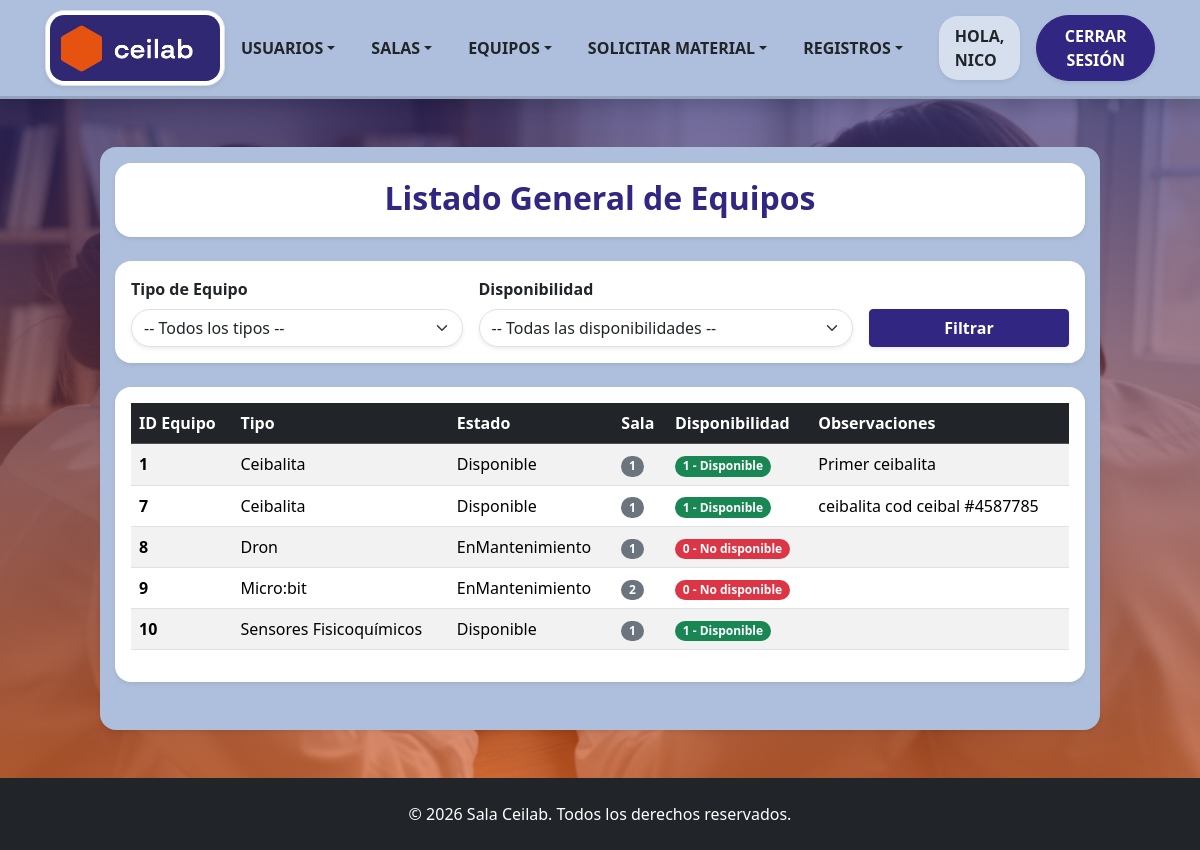
The page /Formularios/listadoEquipos.php (signed in) on the database as committed earlier.
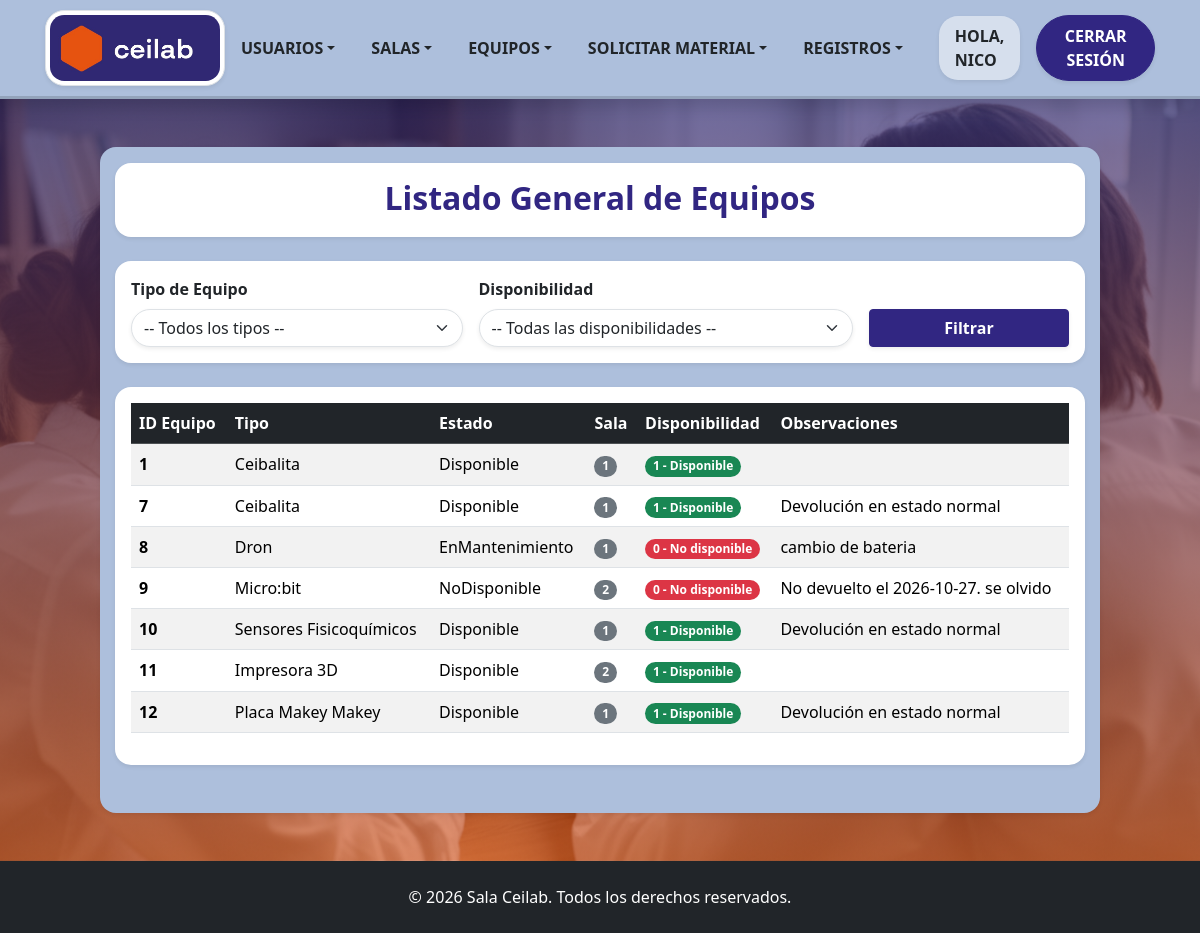
The same page on the database as committed later.
### tables this page shows
CREATE TABLE `equipo` (
  `IDEquipo` int(50) NOT NULL,
  `Estado` varchar(50) NOT NULL,
  `Observaciones` varchar(50) DEFAULT NULL,
  `Tipo` varchar(50) DEFAULT NULL,
  `IDSala_ceilab` int(11) NOT NULL,
  `Disponibilidad` tinyint(1) DEFAULT NULL,
  `activo` tinyint(1) NOT NULL DEFAULT 1
);

### Clases/ClsEquipo.php (called while the page is built, shortened)
<?php
class ClsEquipo {
    public function listarEquipos($filtroTipo = '', $filtroDisponibilidad = '') {
        $objConexion = new Conexion();
        $link = $objConexion->conectar();
        $sql = "SELECT IDEquipo, Estado, Observaciones, Tipo, IDSala_ceilab, Disponibilidad
                FROM equipo WHERE activo = 1";
        $sql .= " ORDER BY IDEquipo ASC";
        $resultado = mysqli_query($link, $sql);
        $equipos = [];
        if ($resultado) {
            while ($row = mysqli_fetch_assoc($resultado)) {
                $equipos[] = $row;
            }
        }
        return $equipos;
    }
}
?>

### Formularios/listadoEquipos.php (the view, shortened to what this page needs)
<?php
require_once '../Clases/ClsEquipo.php';
$objEquipo = new ClsEquipo();
$filtroTipo = $_GET['tipo'] ?? '';
$filtroDisponibilidad = $_GET['disponibilidad'] ?? '';
$listaEquipos = $objEquipo->listarEquipos($filtroTipo, $filtroDisponibilidad);
?>
<!DOCTYPE html>
<html lang="es">
    <head>
        <link href="../bootstrap_theme/bootstrap.css" rel="stylesheet" type="text/css">
        <link rel="stylesheet" href="../Estilos/blocks.css">
        <link href="../Estilos/style.css" rel="stylesheet">
    </head>
    <body class="d-flex flex-column min-vh-100 bg-light">
        <?php include '../navbar.php'; ?>
        <section class="hero-section flex-fill pb-5 pt-5">
            <div class="container pb-5 pt-3 rounded shadow-sm col-md-11 col-xl-10" style="background-color: #adbfdc;">
                <div class="row justify-content-center">
                    <div>
                        <div class="bg-white p-3 mb-4 shadow-sm rounded text-center">
                            <h3 class="fw-bold h2 mb-1 text-primary">Listado General de Equipos</h3>
                        </div>
                        <form method="GET" action="listadoEquipos.php" class="d-flex flex-wrap align-items-end gap-3 mb-4 bg-white p-3 shadow-sm rounded">
                            <div class="flex-grow-1" style="min-width: 240px;">
                                <label for="tipo" class="form-label fw-bold text-dark">Tipo de Equipo</label>
                                <select class="form-select rounded-3 shadow-sm" id="tipo" name="tipo">
                                    <option value="">-- Todos los tipos --</option>
                                </select>
                            </div>
                            <div class="flex-grow-1" style="min-width: 240px;">
                                <label for="disponibilidad" class="form-label fw-bold text-dark">Disponibilidad</label>
                                <select class="form-select rounded-3 shadow-sm" id="disponibilidad" name="disponibilidad">
                                    <option value="">-- Todas las disponibilidades --</option>
                                </select>
                            </div>
                            <div class="d-flex gap-2 flex-grow-1" style="min-width: 200px;">
                                <button type="submit" class="btn btn-primary fw-bold shadow-sm flex-fill">Filtrar</button>
                            </div>
                        </form>
                        <?php if (count($listaEquipos) > 0): ?>
                            <div class="table-responsive bg-white p-3 shadow-sm rounded">
                                <table class="table table-striped table-hover align-middle">
                                    <thead class="table-dark">
                                        <tr>
                                            <th>ID Equipo</th>
                                            <th>Tipo</th>
                                            <th>Estado</th>
                                            <th>Sala</th>
                                            <th>Disponibilidad</th>
                                            <th>Observaciones</th>
                                        </tr>
                                    </thead>
                                    <tbody>
                                        <?php foreach ($listaEquipos as $eq):
                                            $disp = (string)$eq['Disponibilidad'];
                                            $esDisponible = ($disp === '1');
                                            $textoDisp = $esDisponible ? '1 - Disponible' : '0 - No disponible';
                                            $claseBadge = $esDisponible ? 'success' : 'danger';
                                        ?>
                                            <tr>
                                                <td class="fw-bold"><?php echo htmlspecialchars($eq['IDEquipo']); ?></td>
                                                <td><?php echo htmlspecialchars($eq['Tipo']); ?></td>
                                                <td><?php echo htmlspecialchars($eq['Estado']); ?></td>
                                                <td><span class="badge bg-secondary"><?php echo htmlspecialchars($eq['IDSala_ceilab']); ?></span></td>
                                                <td>
                                                    <span class="badge bg-<?php echo $claseBadge; ?>">
                                                        <?php echo $textoDisp; ?>
                                                    </span>
                                                </td>
                                                <td><?php echo htmlspecialchars($eq['Observaciones']); ?></td>
                                            </tr>
                                        <?php endforeach; ?>
                                    </tbody>
                                </table>
                            </div>
                        <?php else: ?>
                            <div class='alert alert-info text-center bg-white mb-0'>No se encontraron equipos activos con los filtros seleccionados.</div>
                        <?php endif; ?>
                    </div>
                </div>
            </div>
        </section>
        <?php include '../footer.php'; ?>
    </body>
</html>

### navbar.php (shortened to what this page needs)
<?php
$esAdministrador = isset($_SESSION['roles']) && in_array('1', $_SESSION['roles']);
$esDot = isset($_SESSION['roles']) && in_array('2', $_SESSION['roles']);
$esDocente = isset($_SESSION['roles']) && in_array('3', $_SESSION['roles']);
$esEstudiante = isset($_SESSION['roles']) && in_array('4', $_SESSION['roles']);
$estaLogueado = isset($_SESSION['IDUsuario']);
?>
<nav class="navbar navbar-expand-lg navbar-light py-lg-2 text-uppercase shadow" style="background-color: #adbfdc; border-bottom: 3px solid rgba(0, 0, 0, 0.15);">
    <div class="container">
        <picture>
            <source type="image/webp">
            <a href="/CeiLab2026/index.php" class="d-inline-block text-decoration-none p-0 m-0">
                <img src="/CeiLab2026/assets/img/Ceilab-logo.jpg" class="img-thumbnail shadow-sm rounded-3" style="max-width: 180px; height: auto;" alt="Logo CeiLab">
            </a>
        </picture>
        <div class="collapse navbar-collapse" id="navbarNavDropdown-3">
            <ul class="mb-2 mb-lg-0 ms-auto navbar-nav align-items-lg-center gap-1">
                <?php if ($esAdministrador): ?>
                    <li class="nav-item dropdown">
                    <a class="nav-link px-lg-3 py-lg-2 dropdown-toggle fw-bold text-dark rounded-3" href="#" id="navbarDropdownMenuLink" role="button" data-bs-toggle="dropdown" aria-expanded="false" >Usuarios</a>
                    </li>
                <?php endif; ?>
                <?php if ($esAdministrador || $esDot || $esDocente): ?>
                <li class="nav-item dropdown">
                    <a class="nav-link px-lg-3 py-lg-2 dropdown-toggle fw-bold text-dark rounded-3" href="#" id="navbarDropdownMenuLink" role="button" data-bs-toggle="dropdown" aria-expanded="false">Salas</a>
                </li>
                <?php endif; ?>
                <?php if ($esAdministrador || $esDot || $esDocente || $esEstudiante ): ?>
                <li class="nav-item dropdown">
                    <a class="nav-link px-lg-3 py-lg-2 dropdown-toggle fw-bold text-dark rounded-3" href="#" id="navbarDropdownMenuLink2" role="button" data-bs-toggle="dropdown" aria-expanded="false">Equipos</a>
                </li>
                <?php endif; ?>
                <li class="nav-item dropdown">
                    <a class="nav-link px-lg-3 py-lg-2 dropdown-toggle fw-bold text-dark rounded-3" href="#" id="navbarDropdownMenuLink2" role="button" data-bs-toggle="dropdown" aria-expanded="false">Solicitar material</a>
                </li>
                <li class="nav-item dropdown">
                    <a class="nav-link px-lg-3 py-lg-2 dropdown-toggle fw-bold text-dark rounded-3" href="#" id="navbarDropdownMenuLink3" role="button" data-bs-toggle="dropdown" aria-expanded="false">Registros</a>
                </li>
                <?php if ($estaLogueado): ?>
                    <li class="nav-item px-lg-2 py-lg-2">
                        <span class="nav-link fw-bold text-dark ms-2 rounded-3 bg-white bg-opacity-50 px-3 py-2 shadow-sm">Hola, <?php echo htmlspecialchars($_SESSION['nombre']); ?></span>
                    </li>
                </ul>
                    <div class="ms-lg-2">
                        <a class="btn btn-primary fw-bold shadow-sm rounded-pill px-4 py-2" href="/CeiLab2026/Clases/ClsLogin.php?action=logout">Cerrar Sesión</a>
                    </div>
                <?php endif; ?>
        </div>
    </div>
</nav>

### footer.php
<footer class="bg-dark text-white py-4 mt-auto">
<div class="container text-center">
<p class="mb-0">&copy; <?php echo date('Y'); ?> Sala Ceilab. Todos los derechos reservados.</p>
</div>
</footer>

### Estilos/style.css (style rules this page uses)
.navbar-nav .nav-link { transition: all 0.2s ease-in-out; }
.navbar .img-thumbnail { transition: all 0.2s ease-in-out; }
.hero-section { background-image: linear-gradient(rgba(48, 40, 115, 0.67), rgba(230, 83, 16, 0.57)), url('../assets/img/ceilab.png'); background-size: cover; background-position: center; background-repeat: no-repeat; }

Rows that differ between the two databases and show on the page:
changed equipo id 1: Observaciones "Primer ceibalita" → (not shown)
changed equipo id 7: Observaciones "ceibalita cod ceibal #4587785" → "Devolución en estado normal"
changed equipo "Dron": Observaciones (not shown) → "cambio de bateria"
changed equipo "Micro:bit": Estado "EnMantenimiento" → "NoDisponible"; Observaciones (not shown) → "No devuelto el 2026-10-27. se olvido"
changed equipo "Sensores Fisicoquímicos": Observaciones (not shown) → "Devolución en estado normal"
added equipo: IDEquipo "11", Tipo "Impresora 3D", Estado "Disponible", IDSala_ceilab "2", Disponibilidad "1 - Disponible"
added equipo: IDEquipo "12", Tipo "Placa Makey Makey", Estado "Disponible", IDSala_ceilab "1", Disponibilidad "1 - Disponible", Observaciones "Devolución en estado normal"
